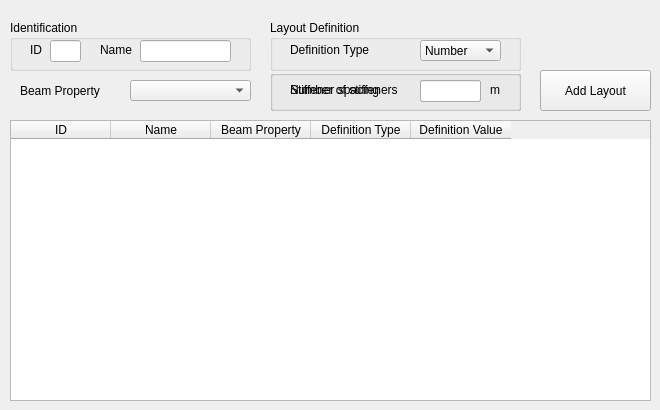
   <widget class="QWidget" name="tab_2">
    <attribute name="title">
     <string>Stiffener Layout</string>
    </attribute>
    <widget class="QTableWidget" name="tableStiffenerLayouts">
     <property name="enabled">
      <bool>true</bool>
     </property>
     <property name="geometry">
      <rect>
       <x>10</x>
       <y>120</y>
       <width>641</width>
       <height>281</height>
      </rect>
     </property>
     <property name="layoutDirection">
      <enum>Qt::LeftToRight</enum>
     </property>
     <property name="frameShape">
      <enum>QFrame::StyledPanel</enum>
     </property>
     <property name="frameShadow">
      <enum>QFrame::Sunken</enum>
     </property>
     <property name="sizeAdjustPolicy">
      <enum>QAbstractScrollArea::AdjustToContents</enum>
     </property>
     <column>
      <property name="text">
       <string>ID</string>
      </property>
     </column>
     <column>
      <property name="text">
       <string>Name</string>
      </property>
     </column>
     <column>
      <property name="text">
       <string>Beam Property</string>
      </property>
     </column>
     <column>
      <property name="text">
       <string>Definition Type</string>
      </property>
     </column>
     <column>
      <property name="text">
       <string>Definition Value</string>
      </property>
     </column>
    </widget>
    <widget class="QGroupBox" name="groupBox_Layout">
     <property name="geometry">
      <rect>
       <x>270</x>
       <y>20</y>
       <width>251</width>
       <height>51</height>
      </rect>
     </property>
     <property name="title">
      <string>Layout Definition</string>
     </property>
     <widget class="QComboBox" name="cBox_LayoutDefinitionType">
      <property name="geometry">
       <rect>
        <x>150</x>
        <y>20</y>
        <width>81</width>
        <height>21</height>
       </rect>
      </property>
      <item>
       <property name="text">
        <string>Number</string>
       </property>
      </item>
      <item>
       <property name="text">
        <string>Spacing</string>
       </property>
      </item>
     </widget>
     <widget class="QLabel" name="label_25">
      <property name="geometry">
       <rect>
        <x>20</x>
        <y>20</y>
        <width>91</width>
        <height>20</height>
       </rect>
      </property>
      <property name="text">
       <string>Definition Type</string>
      </property>
     </widget>
    </widget>
    <widget class="QPushButton" name="btnAddNewLayout">
     <property name="geometry">
      <rect>
       <x>540</x>
       <y>70</y>
       <width>111</width>
       <height>41</height>
      </rect>
     </property>
     <property name="text">
      <string>Add Layout</string>
     </property>
    </widget>
    <widget class="QGroupBox" name="groupBox_7">
     <property name="geometry">
      <rect>
       <x>10</x>
       <y>20</y>
       <width>241</width>
       <height>51</height>
      </rect>
     </property>
     <property name="title">
      <string>Identification</string>
     </property>
     <widget class="QLineEdit" name="lineEdit_LayoutID">
      <property name="geometry">
       <rect>
        <x>40</x>
        <y>20</y>
        <width>31</width>
        <height>22</height>
       </rect>
      </property>
     </widget>
     <widget class="QLabel" name="label_93">
      <property name="geometry">
       <rect>
        <x>20</x>
        <y>20</y>
        <width>21</width>
        <height>20</height>
       </rect>
      </property>
      <property name="text">
       <string>ID</string>
      </property>
     </widget>
     <widget class="QLineEdit" name="lineEdit_LayoutName">
      <property name="geometry">
       <rect>
        <x>130</x>
        <y>20</y>
        <width>91</width>
        <height>22</height>
       </rect>
      </property>
     </widget>
     <widget class="QLabel" name="label_94">
      <property name="geometry">
       <rect>
        <x>90</x>
        <y>20</y>
        <width>41</width>
        <height>20</height>
       </rect>
      </property>
      <property name="text">
       <string>Name</string>
      </property>
     </widget>
    </widget>
    <widget class="QComboBox" name="cBox_LayoutBeamProp">
     <property name="geometry">
      <rect>
       <x>130</x>
       <y>80</y>
       <width>121</width>
       <height>21</height>
      </rect>
     </property>
    </widget>
    <widget class="QLabel" name="label_24">
     <property name="geometry">
      <rect>
       <x>20</x>
       <y>81</y>
       <width>101</width>
       <height>20</height>
      </rect>
     </property>
     <property name="text">
      <string>Beam Property</string>
     </property>
    </widget>
    <widget class="QGroupBox" name="groupBox_NumberDefinition">
     <property name="geometry">
      <rect>
       <x>270</x>
       <y>70</y>
       <width>251</width>
       <height>41</height>
      </rect>
     </property>
     <property name="title">
      <string/>
     </property>
     <widget class="QLineEdit" name="lineEdit_LayoutNumOfStiffeners">
      <property name="geometry">
       <rect>
        <x>150</x>
        <y>10</y>
        <width>61</width>
        <height>22</height>
       </rect>
      </property>
     </widget>
     <widget class="QLabel" name="label_26">
      <property name="geometry">
       <rect>
        <x>20</x>
        <y>10</y>
        <width>121</width>
        <height>20</height>
       </rect>
      </property>
      <property name="text">
       <string>Number of stiffeners</string>
      </property>
     </widget>
    </widget>
    <widget class="QGroupBox" name="groupBox_SpacingDefinition">
     <property name="geometry">
      <rect>
       <x>270</x>
       <y>70</y>
       <width>251</width>
       <height>41</height>
      </rect>
     </property>
     <property name="title">
      <string/>
     </property>
     <widget class="QLineEdit" name="lineEdit_LayoutStiffenerSpacing">
      <property name="geometry">
       <rect>
        <x>150</x>
        <y>10</y>
        <width>61</width>
        <height>22</height>
       </rect>
      </property>
     </widget>
     <widget class="QLabel" name="label_32">
      <property name="geometry">
       <rect>
        <x>20</x>
        <y>10</y>
        <width>121</width>
        <height>20</height>
       </rect>
      </property>
      <property name="text">
       <string>Stiffener spacing</string>
      </property>
     </widget>
     <widget class="QLabel" name="label_95">
      <property name="geometry">
       <rect>
        <x>220</x>
        <y>10</y>
        <width>21</width>
        <height>20</height>
       </rect>
      </property>
      <property name="text">
       <string>m</string>
      </property>
     </widget>
    </widget>
   </widget>
